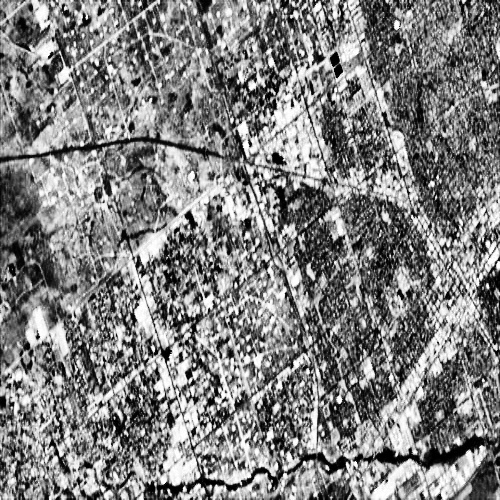
#> input picture spectralEnhancement_3/satellite.jpeg, 500 x 500 px, found by its file name
$ jupyter execute 'edge detection.ipynb'   (shell and % lines are left out)
#> lines starting #> are read from the running program, lines starting #| are printed output that depends on the picture
[cell 1]
import cv2
import numpy as np
from matplotlib import pyplot as plt

img = cv2.imread("C://Users//adrij//OneDrive//Desktop//adrija//vtop//sem5//ip//DA//ComputerVision-Practice-main//spectralEnhancement_3//satellite.jpeg",0)
#> img is the input picture: shape (500, 500); min 0, max 255, mean 128.1
edges = cv2.Canny(img,100,200)
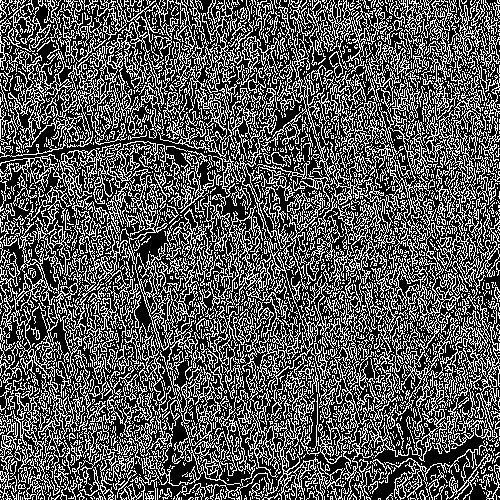
#> edges: shape (500, 500); 34.1% white in thin lines or dots

plt.subplot(121),plt.imshow(img,cmap = 'gray')
plt.title('Original Image'), plt.xticks([]), plt.yticks([])
plt.subplot(122),plt.imshow(edges,cmap = 'gray')
plt.title('Edge Image'), plt.xticks([]), plt.yticks([])

plt.show()
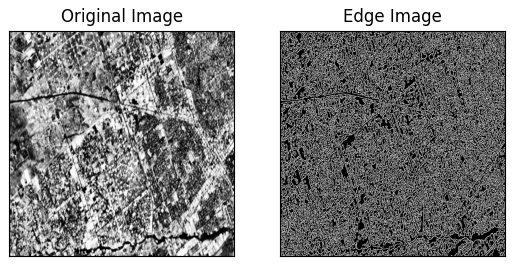
#> figure drawn by matplotlib, 2 panels

[cell 2]
#corner detection
import cv2
import numpy as np

filename = "C://Users//adrij//OneDrive//Desktop//adrija//vtop//sem5//ip//DA//ComputerVision-Practice-main//spectralEnhancement_3//satellite.jpeg"
img = cv2.imread(filename)
gray = cv2.cvtColor(img,cv2.COLOR_BGR2GRAY)

gray = np.float32(gray)
dst = cv2.cornerHarris(gray,2,3,0.04)
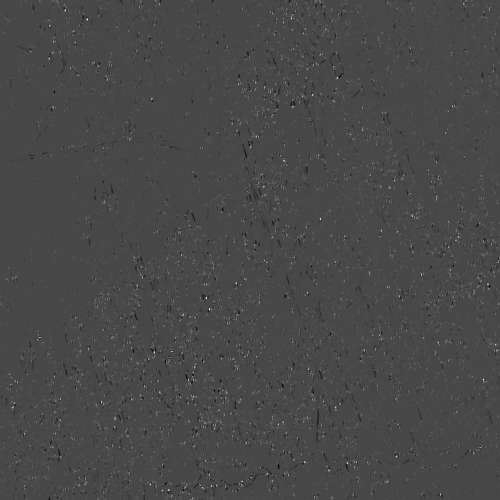
#> dst: shape (500, 500) float32; min -109180272, max 277605696, mean 1235818.8; drawn with min black and max white

#result is dilated for marking the corners, not important
dst = cv2.dilate(dst,None)
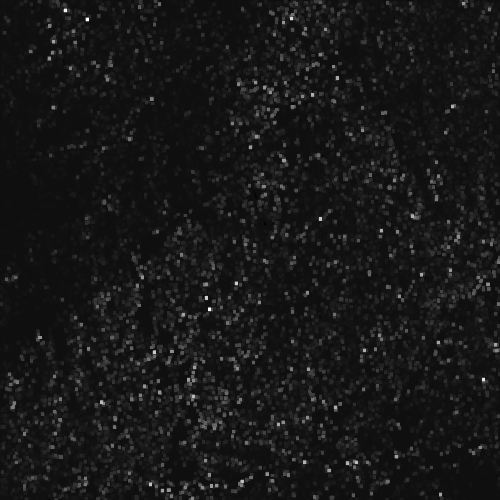
#> dst: shape (500, 500) float32; min -17887620, max 277605696, mean 10185321; drawn with min black and max white

# Threshold for an optimal value, it may vary depending on the image.
img[dst>0.01*dst.max()]=[0,0,255]
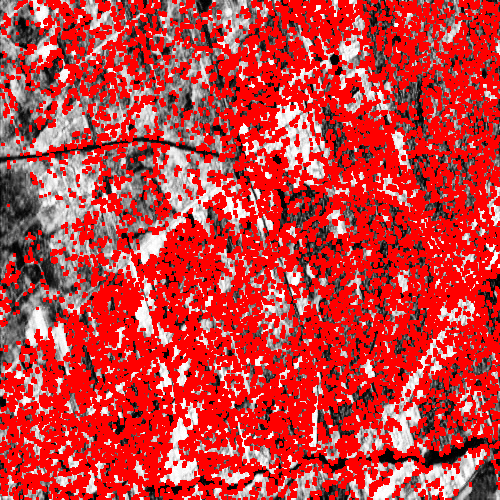
#> img: shape (500, 500, 3); mean B, G, R 60.7, 60.7, 199.7

cv2.imshow('haris_corner', img)
cv2.waitKey()

[cell 3]
#importing the required libraries
#Extracting Edge Features
import numpy as np

from skimage.io import imread, imshow
from skimage.filters import prewitt_h,prewitt_v
import matplotlib.pyplot as plt

#reading the image
image = imread("C://Users//adrij//OneDrive//Desktop//adrija//vtop//sem5//ip//DA//ComputerVision-Practice-main//spectralEnhancement_3//satellite.jpeg",as_gray=True)

#calculating horizontal edges using prewitt kernel
edges_prewitt_horizontal = prewitt_h(image)
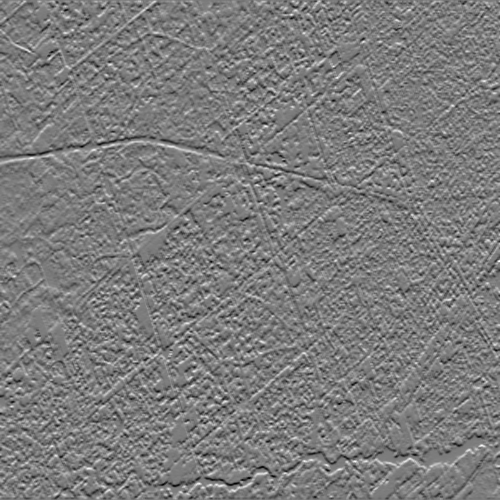
#> edges_prewitt_horizontal: shape (500, 500) float64; min -0.889, max 0.929, mean -0.000106; drawn with min black and max white
#calculating vertical edges using prewitt kernel
edges_prewitt_vertical = prewitt_v(image)
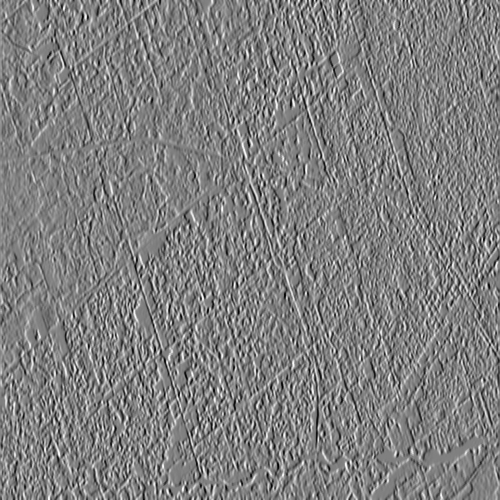
#> edges_prewitt_vertical: shape (500, 500) float64; min -0.976, max 0.963, mean 6.53e-05; drawn with min black and max white

imshow(edges_prewitt_vertical, cmap='gray')

$ run again, with spectralEnhancement_3/image 3.jpeg copied over spectralEnhancement_3/satellite.jpeg
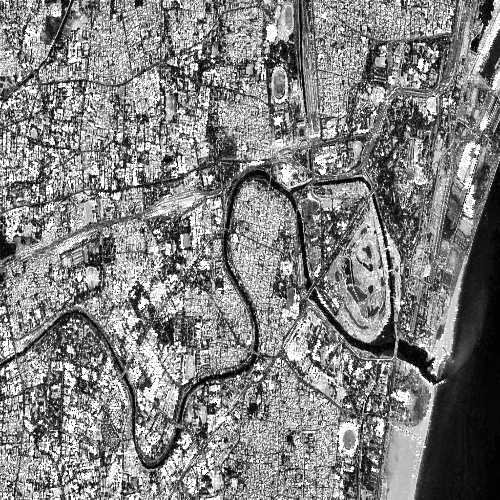
#> input picture spectralEnhancement_3/image 3.jpeg, 500 x 500 px, found by its file name
#> img is the input picture: shape (500, 500); min 0, max 255, mean 129.2
#> `edges = cv2.Canny(img,100,200)`:
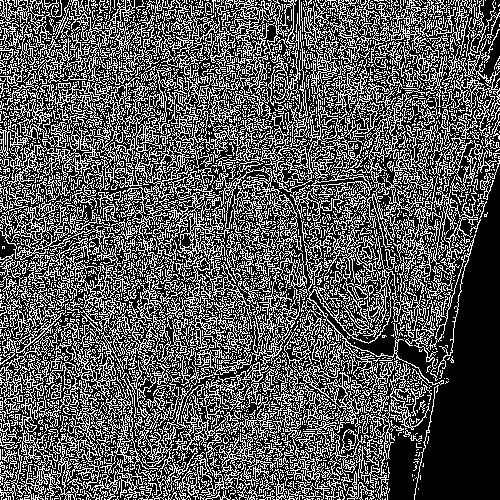
#> edges: shape (500, 500); 34.5% white in thin lines or dots
#> img: shape (500, 500, 3)
#> `edges_prewitt_vertical = prewitt_v(image)`:
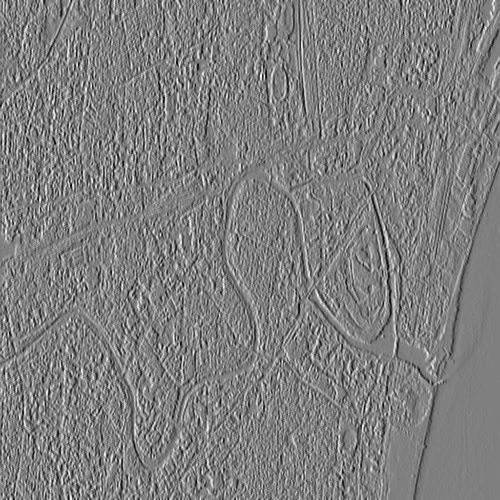
#> edges_prewitt_vertical: shape (500, 500) float64; min -0.962, max 0.959, mean -0.00135; drawn with min black and max white

$ run again, with spectralEnhancement_3/image 4.jpeg copied over spectralEnhancement_3/satellite.jpeg
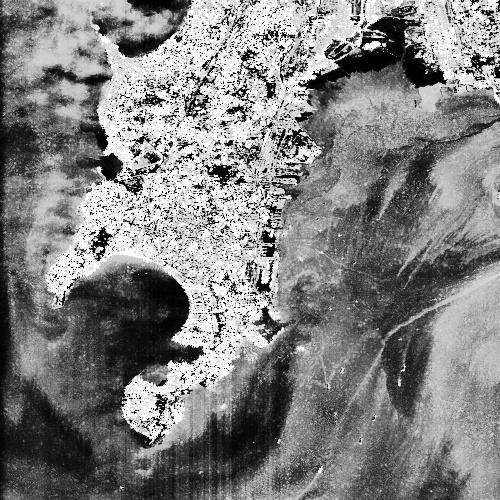
#> input picture spectralEnhancement_3/image 4.jpeg, 500 x 500 px, found by its file name
#> img is the input picture: shape (500, 500); min 0, max 255, mean 129.5
#> `edges = cv2.Canny(img,100,200)`:
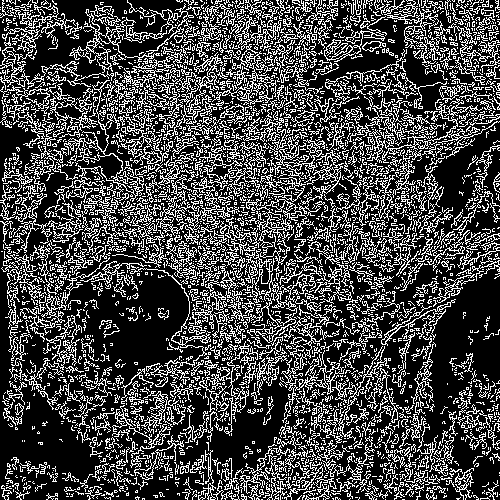
#> edges: shape (500, 500); 27.6% white in thin lines or dots
#> img: shape (500, 500, 3)
#> `edges_prewitt_vertical = prewitt_v(image)`:
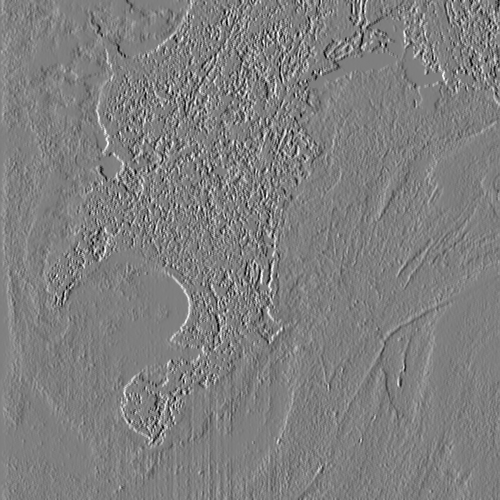
#> edges_prewitt_vertical: shape (500, 500) float64; min -0.982, max 0.986, mean 0.00211; drawn with min black and max white

$ run again, with spectralEnhancement_3/image5.jpeg copied over spectralEnhancement_3/satellite.jpeg
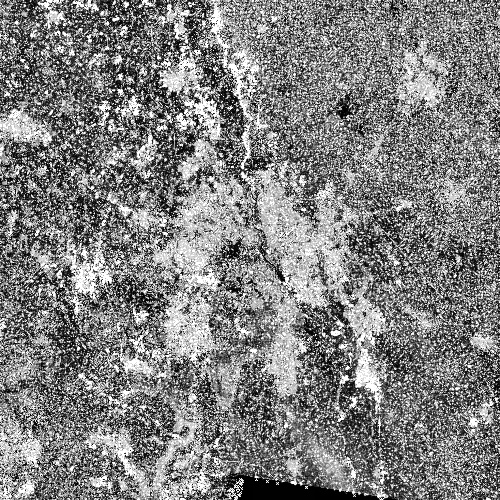
#> input picture spectralEnhancement_3/image5.jpeg, 500 x 500 px, found by its file name
#> img is the input picture: shape (500, 500); min 0, max 255, mean 128.7
#> edges: shape (500, 500); 38% white in thin lines or dots
#> img: shape (500, 500, 3)
#> `edges_prewitt_vertical = prewitt_v(image)`:
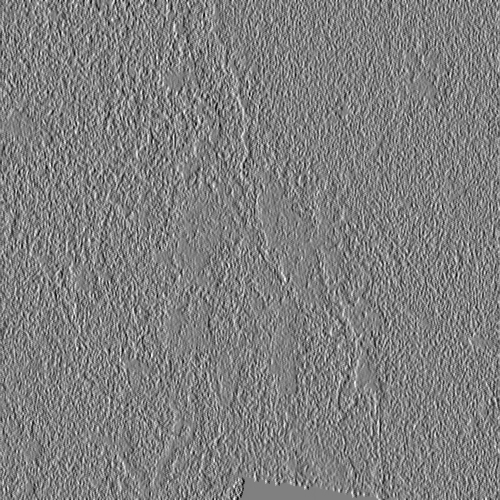
#> edges_prewitt_vertical: shape (500, 500) float64; min -0.976, max 0.965, mean -0.00031; drawn with min black and max white
